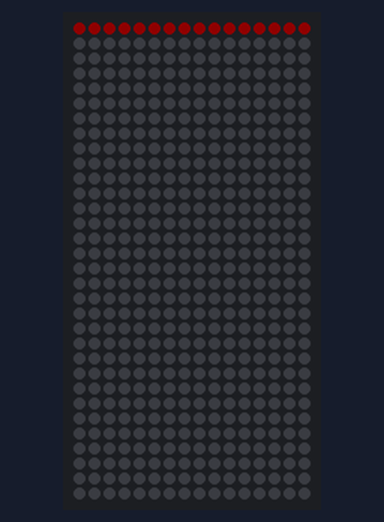
Recording of a sketch running on a simulated Arduino Uno, built with avr-gcc and run on an emulated ATmega328P. On the bench: 16×32 RGB LED matrix (first LED top left, wired row by row). Dim RGB values are drawn brighter than linear.

Above: at 0.4 s.
At 8.7 s:
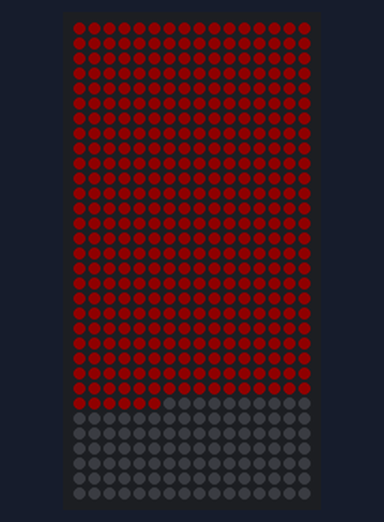
At 17.1 s:
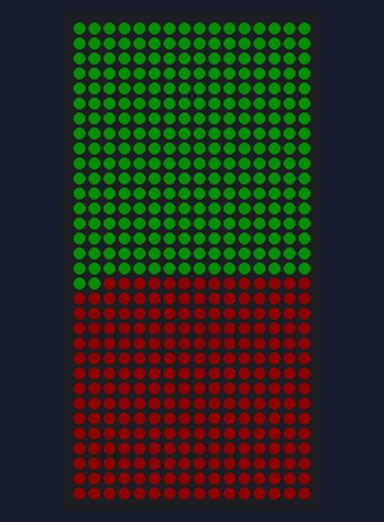
At 22.4 s:
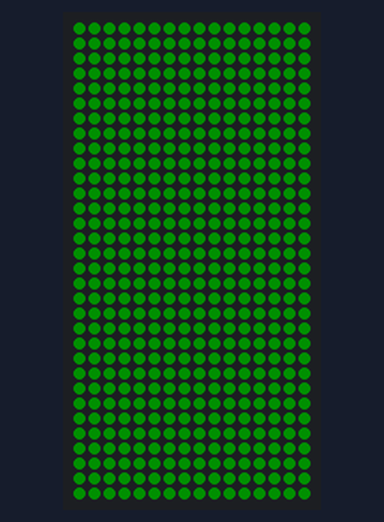
At 33.9 s:
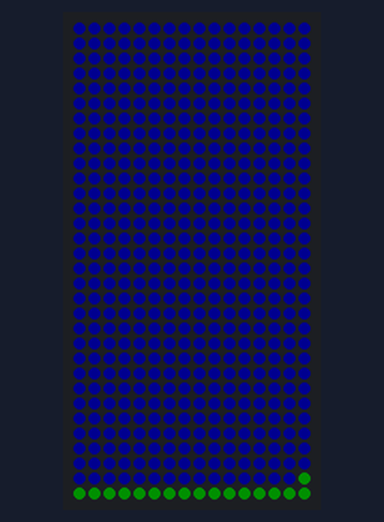
At 37.31 s:
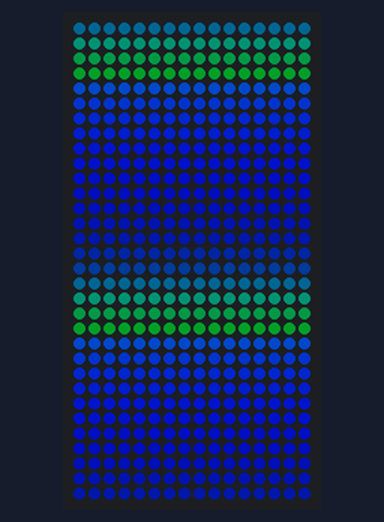

The sketch:

breathing.ino
```cpp
// include statements
#include <Adafruit_NeoPixel.h>
#ifdef __AVR__
  #include <avr/power.h>
#endif
#include <math.h>

// definitions
#define PIN 6
#define M_2PI   6.283185307179586476925286766559005768394338798750
#define M_1_2PI 0.159154943091895335768883763372514362034459645740

// global variables
Adafruit_NeoPixel strip = Adafruit_NeoPixel(512, PIN, NEO_GRB + NEO_KHZ800);
const uint8_t columns = 16;
const uint8_t rows = 32;
extern const uint8_t gammaTable[]; // gamma correction table
uint8_t indexer = 0;
uint32_t colorTable[rows+1];

// initialization
void setup()
{
	strip.begin();
	strip.show(); // initialize all pixels to 'off'
	/* create color table */
	for (int row = 0; row < rows+1; row++)
	{
		colorTable[row] = gamma(0, sinWave(row, 128, 0, 128, 1), sinWave(row, 128, 90, 128, 1));
	}
	/* power-on self test */
	colorWipe(strip.Color(16, 0, 0), 1); // Red
	colorWipe(strip.Color(0, 16, 0), 2); // Green
	colorWipe(strip.Color(0, 0, 16), 3); // Blue
}

// main
void loop()
{
	breathing(128);
}

// display one frame of breathing animation
void breathing(uint16_t wait)
{
	// fill frame buffers with rows
	for(int row = 0; row < rows; row++)
	{
		setRow(row, colorTable[indexer++]);
		if (indexer > 16)
			indexer = 0;
	}
	strip.show(); // paint frame
	delay(wait); // wait
}

// fill the dots one after the other with a color
void colorWipe(uint32_t color, uint8_t wait)
{
	for(uint16_t i = 0; i < strip.numPixels(); i++)
	{
		strip.setPixelColor(i, color);
		strip.show();
		delay(wait);
	}
}

// return gamma-corrected color value
uint32_t gamma(uint8_t red, uint8_t green, uint8_t blue)
{
	return strip.Color(pgm_read_byte(&gammaTable[red]), pgm_read_byte(&gammaTable[green]), pgm_read_byte(&gammaTable[blue]));
}

// set given row to given color
void setRow(uint8_t row, uint32_t color)
{
	// loop through pixels in row
	for (uint8_t pixel = 0; pixel < columns; pixel++)
	{
		strip.setPixelColor(row*columns+pixel, color);
	}
}

// generate color sin wave with amplitude, phase, and offset
uint8_t sinWave(uint8_t row, uint8_t amplitude, uint8_t phi, int8_t offset, int8_t skew)
{
	return ((uint8_t) (amplitude/2)*sin(phi-(M_2PI/(rows+skew))*row)) + offset;
}

// gamma correction table
const uint8_t PROGMEM gammaTable[] =
{
    0,  0,  0,  0,  0,  0,  0,  0,  0,  0,  0,  0,  0,  0,  0,  0,
    0,  0,  0,  0,  0,  0,  0,  0,  0,  0,  0,  0,  1,  1,  1,  1,
    1,  1,  1,  1,  1,  1,  1,  1,  1,  2,  2,  2,  2,  2,  2,  2,
    2,  3,  3,  3,  3,  3,  3,  3,  4,  4,  4,  4,  4,  5,  5,  5,
    5,  6,  6,  6,  6,  7,  7,  7,  7,  8,  8,  8,  9,  9,  9, 10,
   10, 10, 11, 11, 11, 12, 12, 13, 13, 13, 14, 14, 15, 15, 16, 16,
   17, 17, 18, 18, 19, 19, 20, 20, 21, 21, 22, 22, 23, 24, 24, 25,
   25, 26, 27, 27, 28, 29, 29, 30, 31, 32, 32, 33, 34, 35, 35, 36,
   37, 38, 39, 39, 40, 41, 42, 43, 44, 45, 46, 47, 48, 49, 50, 50,
   51, 52, 54, 55, 56, 57, 58, 59, 60, 61, 62, 63, 64, 66, 67, 68,
   69, 70, 72, 73, 74, 75, 77, 78, 79, 81, 82, 83, 85, 86, 87, 89,
   90, 92, 93, 95, 96, 98, 99,101,102,104,105,107,109,110,112,114,
  115,117,119,120,122,124,126,127,129,131,133,135,137,138,140,142,
  144,146,148,150,152,154,156,158,160,162,164,167,169,171,173,175,
  177,180,182,184,186,189,191,193,196,198,200,203,205,208,210,213,
  215,218,220,223,225,228,231,233,236,239,241,244,247,249,252,255
  };
```

Measured:
- by itself, everything shown: repeats every 2.6 s, in 17 steps
